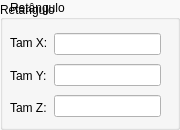
         <widget class="QGroupBox" name="groupBoxRectangle">
          <property name="minimumSize">
           <size>
            <width>180</width>
            <height>130</height>
           </size>
          </property>
          <property name="palette">
           <palette>
            <active>
             <colorrole role="ButtonText">
              <brush brushstyle="SolidPattern">
               <color alpha="255">
                <red>249</red>
                <green>249</green>
                <blue>249</blue>
               </color>
              </brush>
             </colorrole>
             <colorrole role="Base">
              <brush brushstyle="SolidPattern">
               <color alpha="255">
                <red>255</red>
                <green>255</green>
                <blue>255</blue>
               </color>
              </brush>
             </colorrole>
             <colorrole role="Window">
              <brush brushstyle="SolidPattern">
               <color alpha="255">
                <red>249</red>
                <green>249</green>
                <blue>249</blue>
               </color>
              </brush>
             </colorrole>
             <colorrole role="ToolTipText">
              <brush brushstyle="SolidPattern">
               <color alpha="255">
                <red>249</red>
                <green>249</green>
                <blue>249</blue>
               </color>
              </brush>
             </colorrole>
            </active>
            <inactive>
             <colorrole role="ButtonText">
              <brush brushstyle="SolidPattern">
               <color alpha="255">
                <red>249</red>
                <green>249</green>
                <blue>249</blue>
               </color>
              </brush>
             </colorrole>
             <colorrole role="Base">
              <brush brushstyle="SolidPattern">
               <color alpha="255">
                <red>255</red>
                <green>255</green>
                <blue>255</blue>
               </color>
              </brush>
             </colorrole>
             <colorrole role="Window">
              <brush brushstyle="SolidPattern">
               <color alpha="255">
                <red>249</red>
                <green>249</green>
                <blue>249</blue>
               </color>
              </brush>
             </colorrole>
             <colorrole role="ToolTipText">
              <brush brushstyle="SolidPattern">
               <color alpha="255">
                <red>249</red>
                <green>249</green>
                <blue>249</blue>
               </color>
              </brush>
             </colorrole>
            </inactive>
            <disabled>
             <colorrole role="ButtonText">
              <brush brushstyle="SolidPattern">
               <color alpha="255">
                <red>120</red>
                <green>120</green>
                <blue>120</blue>
               </color>
              </brush>
             </colorrole>
             <colorrole role="Base">
              <brush brushstyle="SolidPattern">
               <color alpha="255">
                <red>249</red>
                <green>249</green>
                <blue>249</blue>
               </color>
              </brush>
             </colorrole>
             <colorrole role="Window">
              <brush brushstyle="SolidPattern">
               <color alpha="255">
                <red>249</red>
                <green>249</green>
                <blue>249</blue>
               </color>
              </brush>
             </colorrole>
             <colorrole role="ToolTipText">
              <brush brushstyle="SolidPattern">
               <color alpha="255">
                <red>249</red>
                <green>249</green>
                <blue>249</blue>
               </color>
              </brush>
             </colorrole>
            </disabled>
           </palette>
          </property>
          <property name="layoutDirection">
           <enum>Qt::LeftToRight</enum>
          </property>
          <property name="autoFillBackground">
           <bool>false</bool>
          </property>
          <property name="title">
           <string>Retângulo</string>
          </property>
          <property name="alignment">
           <set>Qt::AlignBottom|Qt::AlignLeading|Qt::AlignLeft</set>
          </property>
          <property name="flat">
           <bool>false</bool>
          </property>
          <property name="checkable">
           <bool>false</bool>
          </property>
          <widget class="QWidget" name="layoutWidget">
           <property name="geometry">
            <rect>
             <x>10</x>
             <y>30</y>
             <width>151</width>
             <height>91</height>
            </rect>
           </property>
           <layout class="QHBoxLayout" name="horizontalLayout_8">
            <item>
             <layout class="QVBoxLayout" name="verticalLayout_8">
              <item>
               <widget class="QLabel" name="labelRectangleSizeX">
                <property name="text">
                 <string>Tam X:</string>
                </property>
               </widget>
              </item>
              <item>
               <widget class="QLabel" name="labelRectangleSizeY">
                <property name="text">
                 <string>Tam Y:</string>
                </property>
               </widget>
              </item>
              <item>
               <widget class="QLabel" name="labelRectangleSizeZ">
                <property name="text">
                 <string>Tam Z:</string>
                </property>
               </widget>
              </item>
             </layout>
            </item>
            <item>
             <layout class="QVBoxLayout" name="verticalLayout_7">
              <item>
               <widget class="QLineEdit" name="lineEditRectangleSizeX">
                <property name="palette">
                 <palette>
                  <active>
                   <colorrole role="WindowText">
                    <brush brushstyle="SolidPattern">
                     <color alpha="255">
                      <red>20</red>
                      <green>20</green>
                      <blue>20</blue>
                     </color>
                    </brush>
                   </colorrole>
                   <colorrole role="Text">
                    <brush brushstyle="SolidPattern">
                     <color alpha="255">
                      <red>20</red>
                      <green>20</green>
                      <blue>20</blue>
                     </color>
                    </brush>
                   </colorrole>
                   <colorrole role="PlaceholderText">
                    <brush brushstyle="NoBrush">
                     <color alpha="128">
                      <red>20</red>
                      <green>20</green>
                      <blue>20</blue>
                     </color>
                    </brush>
                   </colorrole>
                  </active>
                  <inactive>
                   <colorrole role="WindowText">
                    <brush brushstyle="SolidPattern">
                     <color alpha="255">
                      <red>20</red>
                      <green>20</green>
                      <blue>20</blue>
                     </color>
                    </brush>
                   </colorrole>
                   <colorrole role="Text">
                    <brush brushstyle="SolidPattern">
                     <color alpha="255">
                      <red>20</red>
                      <green>20</green>
                      <blue>20</blue>
                     </color>
                    </brush>
                   </colorrole>
                   <colorrole role="PlaceholderText">
                    <brush brushstyle="NoBrush">
                     <color alpha="128">
                      <red>20</red>
                      <green>20</green>
                      <blue>20</blue>
                     </color>
                    </brush>
                   </colorrole>
                  </inactive>
                  <disabled>
                   <colorrole role="WindowText">
                    <brush brushstyle="SolidPattern">
                     <color alpha="255">
                      <red>120</red>
                      <green>120</green>
                      <blue>120</blue>
                     </color>
                    </brush>
                   </colorrole>
                   <colorrole role="Text">
                    <brush brushstyle="SolidPattern">
                     <color alpha="255">
                      <red>120</red>
                      <green>120</green>
                      <blue>120</blue>
                     </color>
                    </brush>
                   </colorrole>
                   <colorrole role="PlaceholderText">
                    <brush brushstyle="NoBrush">
                     <color alpha="128">
                      <red>20</red>
                      <green>20</green>
                      <blue>20</blue>
                     </color>
                    </brush>
                   </colorrole>
                  </disabled>
                 </palette>
                </property>
               </widget>
              </item>
              <item>
               <widget class="QLineEdit" name="lineEditRectangleSizeY">
                <property name="palette">
                 <palette>
                  <active>
                   <colorrole role="WindowText">
                    <brush brushstyle="SolidPattern">
                     <color alpha="255">
                      <red>20</red>
                      <green>20</green>
                      <blue>20</blue>
                     </color>
                    </brush>
                   </colorrole>
                   <colorrole role="Text">
                    <brush brushstyle="SolidPattern">
                     <color alpha="255">
                      <red>20</red>
                      <green>20</green>
                      <blue>20</blue>
                     </color>
                    </brush>
                   </colorrole>
                   <colorrole role="PlaceholderText">
                    <brush brushstyle="NoBrush">
                     <color alpha="128">
                      <red>20</red>
                      <green>20</green>
                      <blue>20</blue>
                     </color>
                    </brush>
                   </colorrole>
                  </active>
                  <inactive>
                   <colorrole role="WindowText">
                    <brush brushstyle="SolidPattern">
                     <color alpha="255">
                      <red>20</red>
                      <green>20</green>
                      <blue>20</blue>
                     </color>
                    </brush>
                   </colorrole>
                   <colorrole role="Text">
                    <brush brushstyle="SolidPattern">
                     <color alpha="255">
                      <red>20</red>
                      <green>20</green>
                      <blue>20</blue>
                     </color>
                    </brush>
                   </colorrole>
                   <colorrole role="PlaceholderText">
                    <brush brushstyle="NoBrush">
                     <color alpha="128">
                      <red>20</red>
                      <green>20</green>
                      <blue>20</blue>
                     </color>
                    </brush>
                   </colorrole>
                  </inactive>
                  <disabled>
                   <colorrole role="WindowText">
                    <brush brushstyle="SolidPattern">
                     <color alpha="255">
                      <red>120</red>
                      <green>120</green>
                      <blue>120</blue>
                     </color>
                    </brush>
                   </colorrole>
                   <colorrole role="Text">
                    <brush brushstyle="SolidPattern">
                     <color alpha="255">
                      <red>120</red>
                      <green>120</green>
                      <blue>120</blue>
                     </color>
                    </brush>
                   </colorrole>
                   <colorrole role="PlaceholderText">
                    <brush brushstyle="NoBrush">
                     <color alpha="128">
                      <red>20</red>
                      <green>20</green>
                      <blue>20</blue>
                     </color>
                    </brush>
                   </colorrole>
                  </disabled>
                 </palette>
                </property>
               </widget>
              </item>
              <item>
               <widget class="QLineEdit" name="lineEditRectangleSizeZ">
                <property name="palette">
                 <palette>
                  <active>
                   <colorrole role="WindowText">
                    <brush brushstyle="SolidPattern">
                     <color alpha="255">
                      <red>20</red>
                      <green>20</green>
                      <blue>20</blue>
                     </color>
                    </brush>
                   </colorrole>
                   <colorrole role="Text">
                    <brush brushstyle="SolidPattern">
                     <color alpha="255">
                      <red>20</red>
                      <green>20</green>
                      <blue>20</blue>
                     </color>
                    </brush>
                   </colorrole>
                   <colorrole role="PlaceholderText">
                    <brush brushstyle="NoBrush">
                     <color alpha="128">
                      <red>20</red>
                      <green>20</green>
                      <blue>20</blue>
                     </color>
                    </brush>
                   </colorrole>
                  </active>
                  <inactive>
                   <colorrole role="WindowText">
                    <brush brushstyle="SolidPattern">
                     <color alpha="255">
                      <red>20</red>
                      <green>20</green>
                      <blue>20</blue>
                     </color>
                    </brush>
                   </colorrole>
                   <colorrole role="Text">
                    <brush brushstyle="SolidPattern">
                     <color alpha="255">
                      <red>20</red>
                      <green>20</green>
                      <blue>20</blue>
                     </color>
                    </brush>
                   </colorrole>
                   <colorrole role="PlaceholderText">
                    <brush brushstyle="NoBrush">
                     <color alpha="128">
                      <red>20</red>
                      <green>20</green>
                      <blue>20</blue>
                     </color>
                    </brush>
                   </colorrole>
                  </inactive>
                  <disabled>
                   <colorrole role="WindowText">
                    <brush brushstyle="SolidPattern">
                     <color alpha="255">
                      <red>120</red>
                      <green>120</green>
                      <blue>120</blue>
                     </color>
                    </brush>
                   </colorrole>
                   <colorrole role="Text">
                    <brush brushstyle="SolidPattern">
                     <color alpha="255">
                      <red>120</red>
                      <green>120</green>
                      <blue>120</blue>
                     </color>
                    </brush>
                   </colorrole>
                   <colorrole role="PlaceholderText">
                    <brush brushstyle="NoBrush">
                     <color alpha="128">
                      <red>20</red>
                      <green>20</green>
                      <blue>20</blue>
                     </color>
                    </brush>
                   </colorrole>
                  </disabled>
                 </palette>
                </property>
               </widget>
              </item>
             </layout>
            </item>
           </layout>
          </widget>
          <widget class="QLabel" name="label">
           <property name="geometry">
            <rect>
             <x>10</x>
             <y>0</y>
             <width>61</width>
             <height>16</height>
            </rect>
           </property>
           <property name="text">
            <string>Retângulo</string>
           </property>
          </widget>
         </widget>
